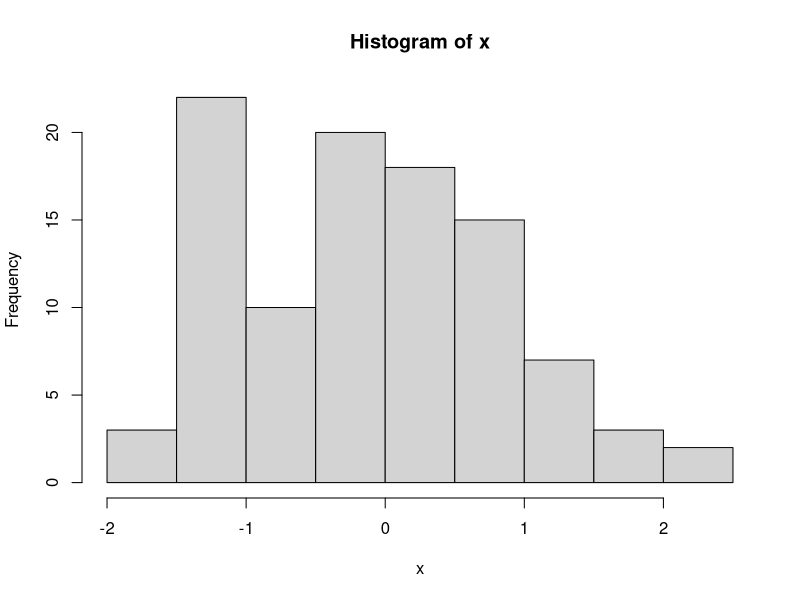
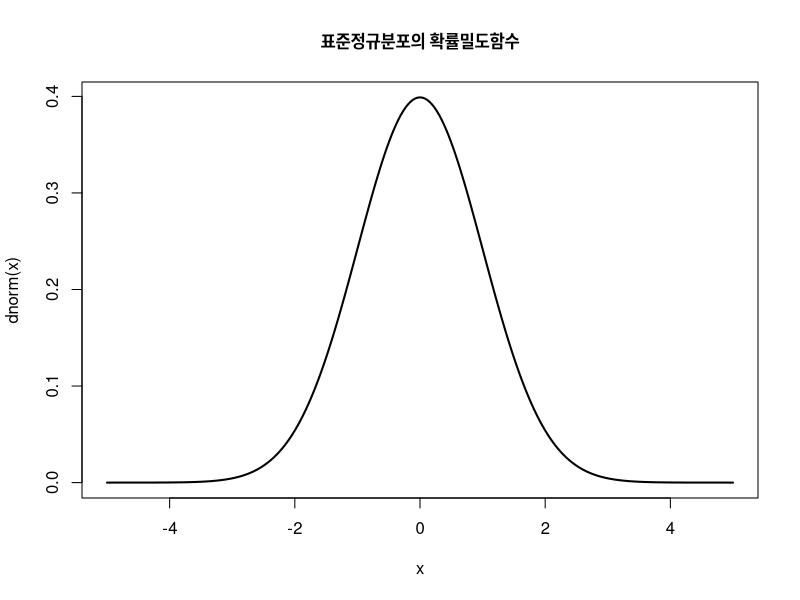
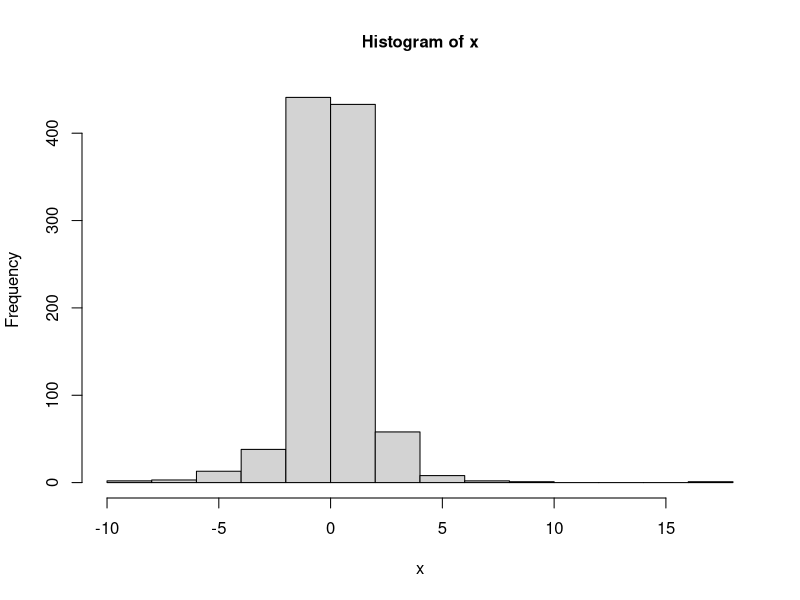
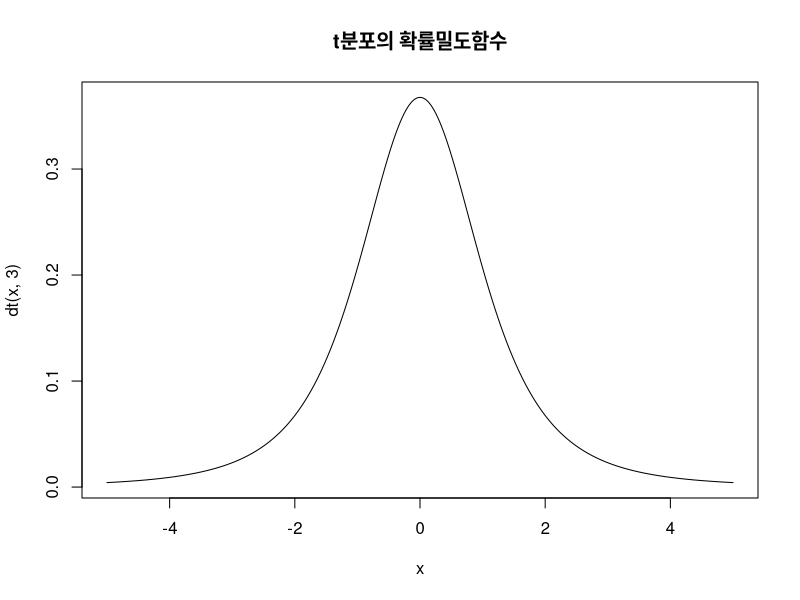
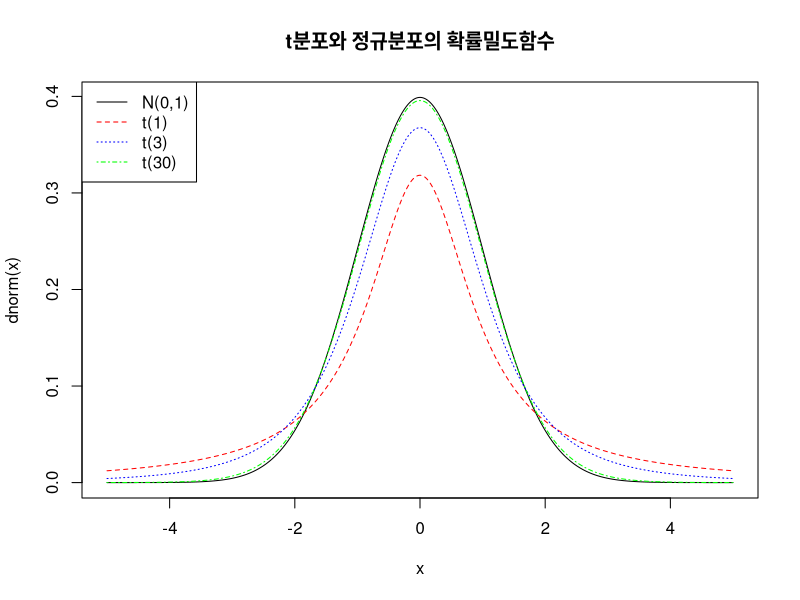
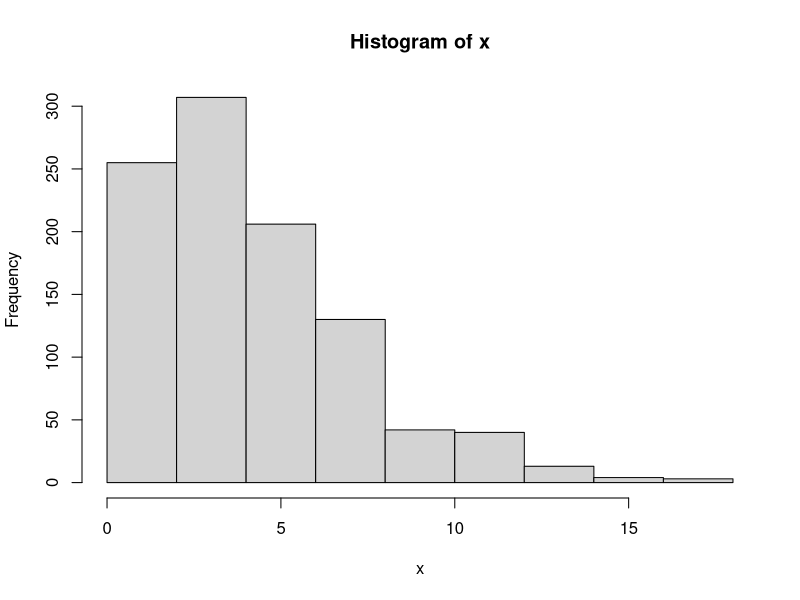
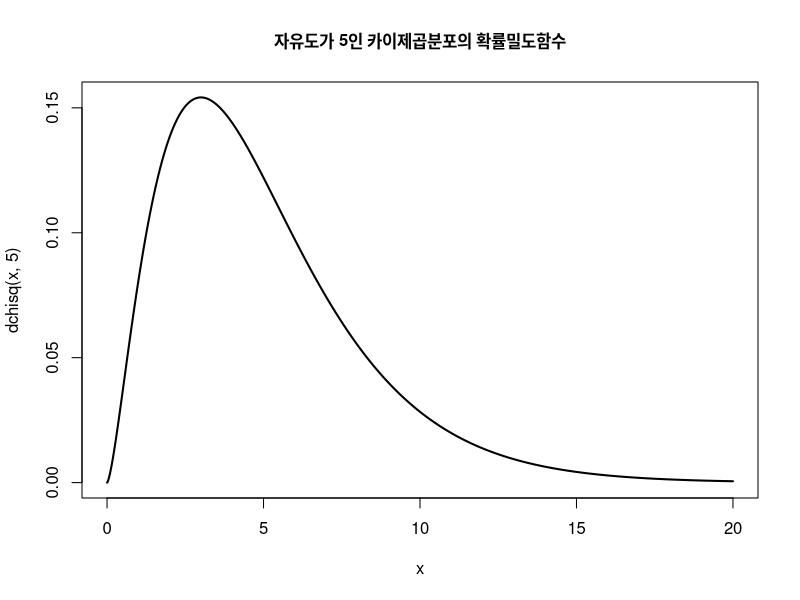
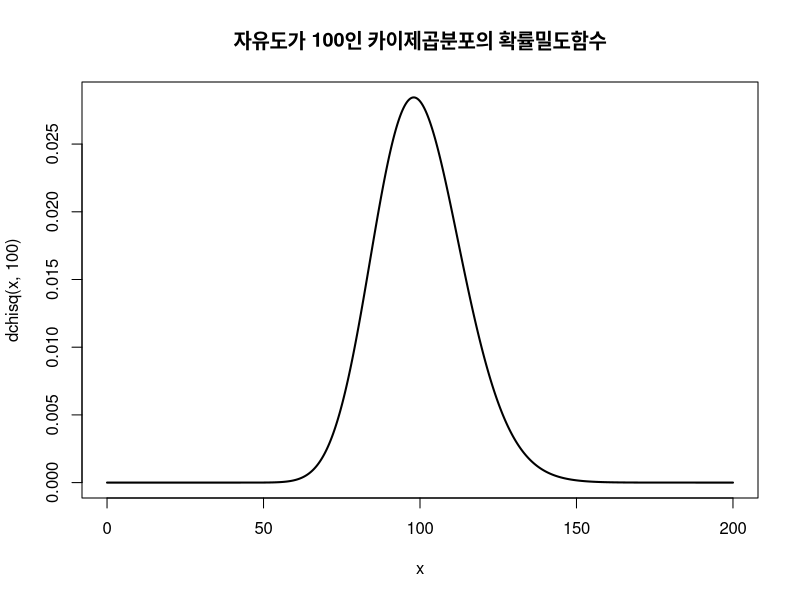

The R script that drew these images, in order:
## ---- chunk 1
options(repr.plot.width = 15, repr.plot.height = 8)  ## 플롯 크기 설정
## ---- chunk 2
x <- rnorm(100) ## rnorm() / dnorm() / pnorm() / qnorm()
hist(x)
## ---- chunk 3
x <- seq(-5, 5, 0.01)
plot(x, dnorm(x), type = 'l', lwd = 2,
     main = "표준정규분포의 확률밀도함수",
     cex.main = 1,  ## character expansion.main : title
     cex.lab = 1)   ## character expansion.lab : label
## ---- chunk 4
print(pnorm(1.96))
print(pnorm(4, 3, 1))
print(pnorm(4, mean = 3, sd = 1))
## ---- chunk 5
print(qnorm(0.95))
print(qnorm(0.975))
print(qnorm(0.995))
## ---- chunk 6
x <- rt(1000, 3)  ## 자유도가 3인 t분포에서의 샘플 1000개
hist(x, cex.main = 1, cex.lab = 1)
## ---- chunk 7
x <- seq(-5, 5, 0.01)

plot(x, dt(x, 3), type = 'l',
     main = "t분포의 확률밀도함수")
## ---- chunk 8
x <- seq(-5, 5, 0.01)

plot(x, dnorm(x), type = 'l', main = 't분포와 정규분포의 확률밀도함수'  ## , lty = 1
     )

lines(x, dt(x, 1), col = 'red', lty = 2)
lines(x, dt(x, 3), col = 'blue', lty = 3)
lines(x, dt(x, 30), col = 'green', lty = 4)

legend('topleft', c('N(0,1)', 't(1)', 't(3)', 't(30)'), ## query 문법처럼 사용가능한듯.
       lty = 1:4, col = c('black', 'red', 'blue', 'green'))
## ---- chunk 9
print(pt(2, 3))  ## probability distribution function
print(qt(0.95, 3))  ## quantile
print(dt(0, 3))   ## probability density function
## ---- chunk 10
pt(1,3, lower.tail = FALSE)   ## 낮은 값의 꼬리쪽으로 산출?
qt(0.05, 3, lower.tail = FALSE) ## 오른쪽에서의 a = 0.05인 quantile 값
qt(0.95, 3)
## ---- chunk 11
x <- rchisq(1000, 4)
hist(x)
## ---- chunk 12
x <- seq(0, 20, 0.01)
plot(x, dchisq(x, 5), type = 'l', lwd = 2,
     main = '자유도가 5인 카이제곱분포의 확률밀도함수',
     cex.main = 1, cex.lab = 1)
## ---- chunk 13
x <- seq(0, 200, 0.01)
plot(x, dchisq(x, 100), type = 'l', lwd = 2,
     main = '자유도가 100인 카이제곱분포의 확률밀도함수')
## ---- chunk 14
pchisq(100, 100)
qchisq(0.95, 100)
dchisq(50, 50)
## ---- chunk 15
x <- rf(1000, 4, 6)  ## n=100, 분자의 자유도(df1) = 4, 분모의 자유도(df2) = 6
hist(x, breaks = 50)
## ---- chunk 16
x <- seq(0, 15, 0.01)
plot(x, df(x, 4, 6), type = 'l', lwd = 2,
     main = "F분포의 확률밀도함수")
lines(x, df(x, 6, 4), col = 'red')

legend("topright", c("F(4,6)", "F(6,4)"), lty = 1:2, col = c('black', 'red'))
## ---- chunk 17
qf(0.95, 4, 6)
## ---- chunk 18
x <- c(9.0, 9.1, 8.8, 9.1, 9.0, 9.4, 9.2, 8.8, 8.6)

bar_x = mean(x); bar_x
S_x = var(x); S_x
s_x = sd(x); s_x
## ---- chunk 19
lower_x = bar_x - qt(0.975, 8)*s_x/sqrt(9)  ## 자료의 수가 9이므로 자유도 8인 t분포
upper_x = bar_x + qt(0.975, 8)*s_x/sqrt(9)

c(lower_x, upper_x)
## ---- chunk 20
ls(t.test(x))
## ---- chunk 21
t.test(x)$conf.int  ## 해당 모듈의 하위 모듈인 conf.int : 신뢰구간 산출
## ---- chunk 22
t.test(x, conf.level = 0.99)$conf.int ## 99% 신뢰구간, 디폴트는 95%
## ---- chunk 23
mu <- 73.7; xbar <- 75.1; sigma <- 1; n <- 16
## ---- chunk 24
z_0 <- (xbar - mu)/(sigma/sqrt(n)); z_0
## ---- chunk 25
qnorm(0.95)
## ---- chunk 26
mu <- 2; x_bar <- 1.96; s <- 0.05; n <- 50
## ---- chunk 27
t_0 <- (x_bar - mu)/(s/sqrt(50)); t_0
## ---- chunk 28
-qt(0.95, n - 1)
## ---- chunk 29
pt(t_0, n-1)
## ---- chunk 30
x <- c(9.0, 9.1, 8.8, 9.1, 9.0, 9.4, 9.2, 8.8, 8.6)
xbar = mean(x)
S_x = var(x)  ## r은 데이터 분석 툴이기 때문에 기본적으로 n-1로 나누어준다.
s_x = sd(x)
## ---- chunk 31
t_0 <- (xbar - 9.2)/(s_x/sqrt(9)); t_0
## ---- chunk 32
qt(0.975, 9-1)
## ---- chunk 33
pt(t_0, 8) + pt(-t_0, 8, lower.tail = FALSE)
## ---- chunk 34
t.test(x)
## ---- chunk 35
t.test(x, mu = 9.2, conf.level = 0.95, alternative = 'two.sided')
## two.sided(de), less, greater
